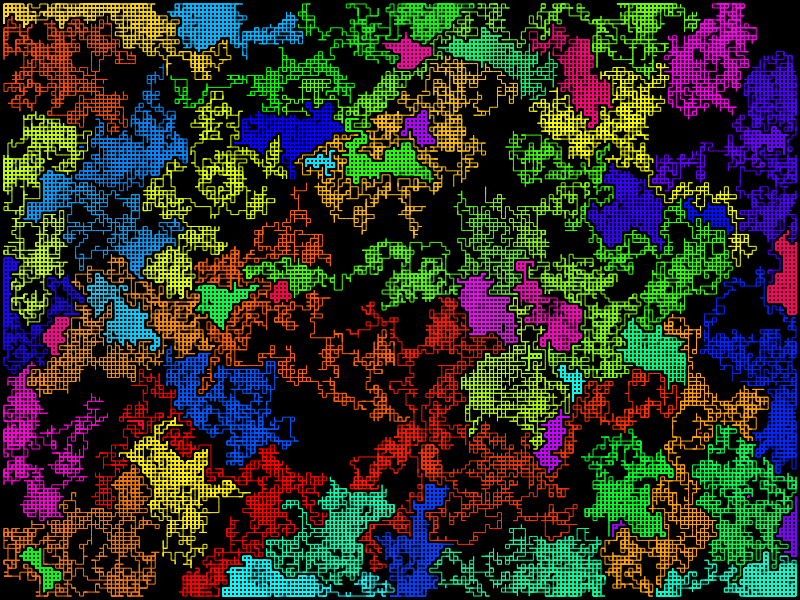

MATLAB code to generate this figure:
% Allow user to input size of image, color map, directory to save image
close all
clear all

prompt = {'Enter size of box region (x, y)',...
    'Enter colormap name (See https://www.mathworks.com/help/matlab/ref/colormap.html for list)',...
    'Invert color map (y or n)',...
    'Background color as normalized RGB triplet',...
    'Path of directory to save image',...
    'Resolution of image in dpi'};
dlgtitle = 'Required Inputs';
dims = [1 67];
definput = {'200, 150','hsv','n','0 0 0','~/Desktop/','300'};
answer = inputdlg(prompt,dlgtitle,dims,definput);

axis_dim = str2num(answer{1});
color_map = answer{2};
if isequal(answer{3},'y')
    cm = flipud(colormap(color_map));
else
    cm = colormap(color_map);
end
backgrd_color=str2num(answer{4});
dir = answer{5};
res = answer{6};

clearvars dlgtitle dims definput prompt answer

fig=figure(1);


% Walkers will start away from an edge and will stop once they reach an
%   edge. They will also not be allowed to walk on a location that has
%   previously been walked by a different walker.
area_of_image = axis_dim(1)*axis_dim(2);
max_walkers = min([ceil(sqrt(area_of_image)), 64]);
max_steps = area_of_image/max_walkers*ceil(log10(area_of_image));
walker = 1;
cm_num = 1;
if max_walkers < length(cm)
    cm_scale = length(cm)/max_walkers;
else
    cm_scale = 1;
end

% Possible new locations surrounding the current location
% Do not allow for diagonal steps later, but here for convience
step = [[-1 -1];[0 -1];[1 -1];[-1 0];[0 0];[1 0];[-1 1];[0 1];[1 1]];


% Add two to each dimension for ease in calculation. True walking region is
%   centered in the matrix (i.e., one extra column and row at both ends).
walker_matrix = zeros(axis_dim+2);
walker_matrix(:,1)=-1;
walker_matrix(1,:)=-1;
walker_matrix(:,axis_dim(2)+2)=-1;
walker_matrix(axis_dim(1)+2,:)=-1;

% Begin random walk
for i = 1:max_walkers
    
    % Each walker must start away from the edge at a location not having
    %   already been walked
    starting_loc=find(walker_matrix == 0);
    [startx,starty]=ind2sub(size(walker_matrix),starting_loc(ceil(rand*length(starting_loc))));
    start=[startx,starty];
    current_loc = start;
    walking_path = current_loc;
    
    % Walker will now walk till they can take no more steps or reach an
    %   edge
    for j = 1:max_steps
        
        % Select neighboring locations that the walker can travel to speed
        %   up process. Also do not allow walker to stand still.
        neighbor_loc = find(walker_matrix(current_loc(1)-1:current_loc(1)+1,current_loc(2)-1:current_loc(2)+1) == 0);
        neighbor_loc = neighbor_loc(mod(neighbor_loc,2) == 0);
        
        % If at an edge, do not allow to walk out of walking region
        if current_loc(1)-1 == 1
            neighbor_loc = neighbor_loc(neighbor_loc ~= 4);
        end
        if current_loc(2)-1 == 1
            neighbor_loc = neighbor_loc(neighbor_loc ~= 2);
        end
        if current_loc(1)+1 == axis_dim(1)+2
            neighbor_loc = neighbor_loc(neighbor_loc ~= 6);
        end
        if current_loc(2)+1 == axis_dim(2)+2
            neighbor_loc = neighbor_loc(neighbor_loc ~= 8);
        end
        
        % If the walker cannot take a step, then end their walk
        if isempty(neighbor_loc) 
            break
        end
        
        % Pick one of the open neighboring cells and step to it.
        step_loc = ceil(rand * length(neighbor_loc));
        new_loc = current_loc + step(neighbor_loc(step_loc),:);
         
        % Stop the walker if they exit the walking region
%         if new_loc(1) < 2 || new_loc(2) < 2 || new_loc(1) > axis_dim(1)-1 || new_loc(2) > axis_dim(2)-1
%             bread
%         end
        
        current_loc = new_loc;
        walking_path = [walking_path; current_loc];
    end
    
    % Record locations walker has walked
    for j = 1:size(walking_path,1)
        walker_matrix(walking_path(j,1),walking_path(j,2)) = walker;
    end
    
    % Plot the walked path
    hold on
    plot(walking_path(:,1),walking_path(:,2),'Color',cm(ceil(cm_num*cm_scale),:))
    cm_num = cm_num + 1;
    
    walker = walker + 1;
    clearvars walking_path
end

% Clean up figure layout for saving
resolution=['-r',res];
set(gca,'XColor', 'none','YColor','none','Position',[0 0 1 1],'Xlim',[1 axis_dim(1)+2],'Ylim',[1 axis_dim(2)+2],'Color',backgrd_color)
set(gcf,'Color',backgrd_color,'InvertHardCopy', 'off')
print(fig,[dir,'Random_walk_art.png'],'-dpng',resolution)